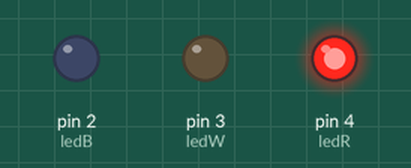
This sketch was run on a simulated Arduino Uno, built with avr-gcc and run on an emulated ATmega328P. On the bench: output pins drawn as LEDs (lit = HIGH). What the sketch prints to the serial monitor is not drawn.

Above: at 7.12 s.
At 9.37 s:
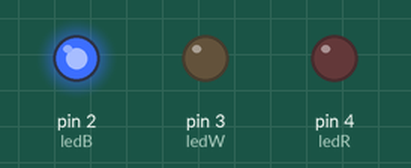
Timing chart, 0 to 10.0 s (numbered marks = the images above):
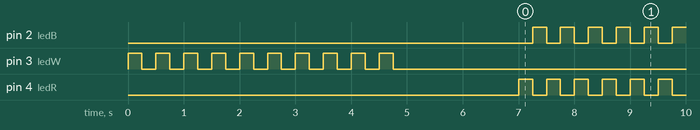

Measured:
- by itself, pin 2 (ledB), pin 4 (ledR): alternates HIGH for 0.25 s and LOW for 0.25 s

The sketch:

aula02_input_e_output1.ino
```cpp
// Atribuir nomes aos pinos
// Botões 1 e 2
#define BT1 8
#define BT2 9
#define BT3 10

// LEDs
#define ledR 4 // Led Red
#define ledW 3// Led Green
#define ledB 2// Led Blue


int contador = 0;


void setup() {
  // Habilitar porta serial
  // Baud rate (9600 bits/s) padrão UNO
  Serial.begin(9600);
  // Configurar o sentido dos pinos de I/O
  pinMode(BT1, INPUT);
  pinMode(BT2, INPUT);
  pinMode(BT3, INPUT);

  pinMode(ledR, OUTPUT);
  pinMode(ledW, OUTPUT);
  pinMode(ledB, OUTPUT);

  // pisca o branco 10 vezes
  while (contador < 10){
    Serial.print(contador);
    piscaW();
    contador ++;
  }

  Serial.print("Fim da inicialização");
  delay(2000);
}

// Rotina principal
void loop() {

  piscaRB();

}

void piscaRB(){
  digitalWrite(ledR, HIGH);
  digitalWrite(ledB, LOW);

  delay(250);
  digitalWrite(ledR, LOW);
  digitalWrite(ledB, HIGH);

  delay(250);

  digitalWrite(ledR, LOW);
  digitalWrite(ledB, LOW);
}

void piscaW(){
  digitalWrite(ledW, HIGH);

  delay(250);
  digitalWrite(ledW, LOW);

  delay(250);
}
```
